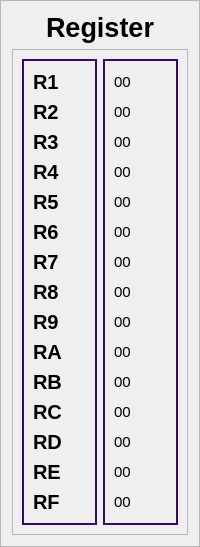
     <widget class="QFrame" name="Register">
      <property name="styleSheet">
       <string notr="true"/>
      </property>
      <property name="frameShape">
       <enum>QFrame::Shape::StyledPanel</enum>
      </property>
      <property name="frameShadow">
       <enum>QFrame::Shadow::Raised</enum>
      </property>
      <layout class="QGridLayout" name="gridLayout_8">
       <item row="0" column="0" colspan="2">
        <widget class="QLabel" name="label_78">
         <property name="maximumSize">
          <size>
           <width>16777215</width>
           <height>36</height>
          </size>
         </property>
         <property name="font">
          <font>
           <pointsize>20</pointsize>
           <bold>true</bold>
          </font>
         </property>
         <property name="styleSheet">
          <string notr="true">color:#000;</string>
         </property>
         <property name="text">
          <string>Register</string>
         </property>
         <property name="alignment">
          <set>Qt::AlignmentFlag::AlignCenter</set>
         </property>
        </widget>
       </item>
       <item row="1" column="0" colspan="2">
        <widget class="QFrame" name="frame_9">
         <property name="frameShape">
          <enum>QFrame::Shape::StyledPanel</enum>
         </property>
         <property name="frameShadow">
          <enum>QFrame::Shadow::Raised</enum>
         </property>
         <layout class="QGridLayout" name="gridLayout_11">
          <item row="0" column="0">
           <widget class="QFrame" name="frame_5">
            <property name="styleSheet">
             <string notr="true">
QFrame{
	border: 2px solid rgb(50,12,100);
}

QLabel {
color: #000;
    qproperty-alignment: 'AlignCenter';
    font-size: 20px;
font-weight: bold;
border: none;
}
</string>
            </property>
            <property name="frameShape">
             <enum>QFrame::Shape::StyledPanel</enum>
            </property>
            <property name="frameShadow">
             <enum>QFrame::Shadow::Raised</enum>
            </property>
            <layout class="QGridLayout" name="gridLayout_9">
             <item row="9" column="0">
              <widget class="QLabel" name="label_88">
               <property name="text">
                <string>R9</string>
               </property>
              </widget>
             </item>
             <item row="12" column="0">
              <widget class="QLabel" name="label_91">
               <property name="text">
                <string>RC</string>
               </property>
              </widget>
             </item>
             <item row="1" column="0">
              <widget class="QLabel" name="label_81">
               <property name="text">
                <string>R2</string>
               </property>
              </widget>
             </item>
             <item row="10" column="0">
              <widget class="QLabel" name="label_89">
               <property name="text">
                <string>RA</string>
               </property>
              </widget>
             </item>
             <item row="7" column="0">
              <widget class="QLabel" name="label_86">
               <property name="text">
                <string>R7</string>
               </property>
              </widget>
             </item>
             <item row="8" column="0">
              <widget class="QLabel" name="label_87">
               <property name="text">
                <string>R8</string>
               </property>
              </widget>
             </item>
             <item row="6" column="0">
              <widget class="QLabel" name="label_85">
               <property name="text">
                <string>R6</string>
               </property>
              </widget>
             </item>
             <item row="14" column="0">
              <widget class="QLabel" name="label_93">
               <property name="text">
                <string>RE</string>
               </property>
              </widget>
             </item>
             <item row="0" column="0">
              <widget class="QLabel" name="label_79">
               <property name="text">
                <string>R1</string>
               </property>
              </widget>
             </item>
             <item row="2" column="0">
              <widget class="QLabel" name="label_82">
               <property name="text">
                <string>R3</string>
               </property>
              </widget>
             </item>
             <item row="15" column="0">
              <widget class="QLabel" name="label_94">
               <property name="text">
                <string>RF</string>
               </property>
              </widget>
             </item>
             <item row="3" column="0">
              <widget class="QLabel" name="label_83">
               <property name="text">
                <string>R4</string>
               </property>
              </widget>
             </item>
             <item row="11" column="0">
              <widget class="QLabel" name="label_90">
               <property name="text">
                <string>RB</string>
               </property>
              </widget>
             </item>
             <item row="13" column="0">
              <widget class="QLabel" name="label_92">
               <property name="text">
                <string>RD</string>
               </property>
              </widget>
             </item>
             <item row="5" column="0">
              <widget class="QLabel" name="label_84">
               <property name="text">
                <string>R5</string>
               </property>
              </widget>
             </item>
            </layout>
           </widget>
          </item>
          <item row="0" column="1">
           <widget class="QFrame" name="frame_6">
            <property name="styleSheet">
             <string notr="true">
QFrame{
	border: 2px solid rgb(50,12,100);
}

QLabel {
color: #000;
    qproperty-alignment: 'AlignCenter';
    font-size: 15px;
border: none;
}
</string>
            </property>
            <property name="frameShape">
             <enum>QFrame::Shape::StyledPanel</enum>
            </property>
            <property name="frameShadow">
             <enum>QFrame::Shadow::Raised</enum>
            </property>
            <layout class="QGridLayout" name="gridLayout_10">
             <item row="13" column="0">
              <widget class="QLabel" name="re">
               <property name="text">
                <string>00</string>
               </property>
              </widget>
             </item>
             <item row="6" column="0">
              <widget class="QLabel" name="r7">
               <property name="styleSheet">
                <string notr="true"/>
               </property>
               <property name="text">
                <string>00</string>
               </property>
              </widget>
             </item>
             <item row="5" column="0">
              <widget class="QLabel" name="r6">
               <property name="text">
                <string>00</string>
               </property>
              </widget>
             </item>
             <item row="0" column="0">
              <widget class="QLabel" name="r1">
               <property name="text">
                <string>00</string>
               </property>
              </widget>
             </item>
             <item row="3" column="0">
              <widget class="QLabel" name="r4">
               <property name="text">
                <string>00</string>
               </property>
              </widget>
             </item>
             <item row="2" column="0">
              <widget class="QLabel" name="r3">
               <property name="text">
                <string>00</string>
               </property>
              </widget>
             </item>
             <item row="1" column="0">
              <widget class="QLabel" name="r2">
               <property name="text">
                <string>00</string>
               </property>
              </widget>
             </item>
             <item row="8" column="0">
              <widget class="QLabel" name="r9">
               <property name="text">
                <string>00</string>
               </property>
              </widget>
             </item>
             <item row="7" column="0">
              <widget class="QLabel" name="r8">
               <property name="text">
                <string>00</string>
               </property>
              </widget>
             </item>
             <item row="12" column="0">
              <widget class="QLabel" name="rd">
               <property name="text">
                <string>00</string>
               </property>
              </widget>
             </item>
             <item row="4" column="0">
              <widget class="QLabel" name="r5">
               <property name="text">
                <string>00</string>
               </property>
              </widget>
             </item>
             <item row="9" column="0">
              <widget class="QLabel" name="ra">
               <property name="text">
                <string>00</string>
               </property>
              </widget>
             </item>
             <item row="11" column="0">
              <widget class="QLabel" name="rc">
               <property name="text">
                <string>00</string>
               </property>
              </widget>
             </item>
             <item row="10" column="0">
              <widget class="QLabel" name="rb">
               <property name="text">
                <string>00</string>
               </property>
              </widget>
             </item>
             <item row="14" column="0">
              <widget class="QLabel" name="rf">
               <property name="text">
                <string>00</string>
               </property>
              </widget>
             </item>
            </layout>
           </widget>
          </item>
         </layout>
        </widget>
       </item>
      </layout>
     </widget>
